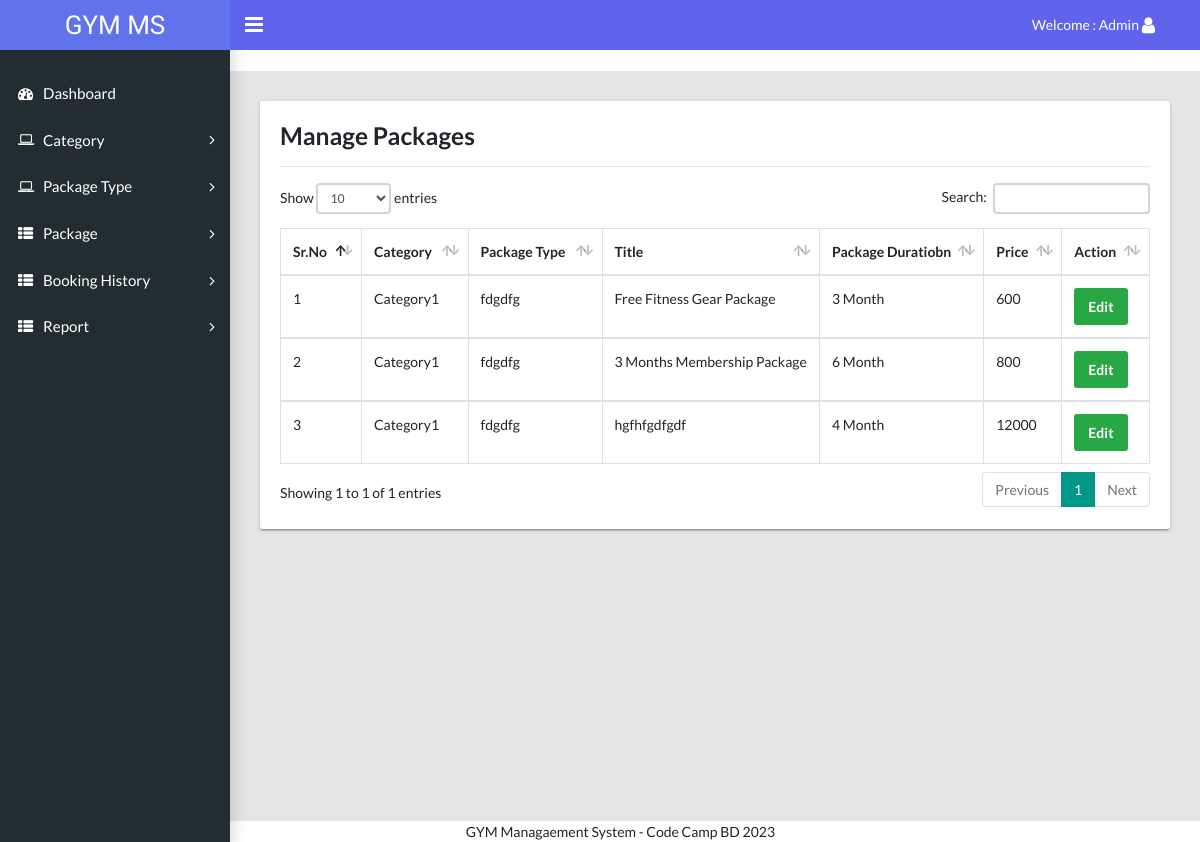
Page /admin/manage-post.php (signed in) on the committed database.
### tables this page shows
CREATE TABLE `tbladdpackage` (
  `id` int(11) NOT NULL,
  `category` varchar(45) DEFAULT NULL,
  `titlename` varchar(450) DEFAULT NULL,
  `PackageType` varchar(45) DEFAULT NULL,
  `PackageDuratiobn` varchar(45) DEFAULT NULL,
  `Price` varchar(45) DEFAULT NULL,
  `uploadphoto` varchar(450) DEFAULT NULL,
  `Description` varchar(450) DEFAULT NULL,
  `create_date` timestamp NULL DEFAULT current_timestamp()
);

CREATE TABLE `tblcategory` (
  `id` int(11) NOT NULL,
  `category_name` varchar(45) DEFAULT NULL,
  `status` varchar(45) DEFAULT '0'
);

CREATE TABLE `tblpackage` (
  `id` int(11) NOT NULL,
  `cate_id` varchar(45) DEFAULT NULL,
  `PackageName` varchar(45) DEFAULT NULL
);

### admin/manage-post.php (the view, shortened to what this page needs)
<?php session_start();
if (strlen($_SESSION['adminid']==0)) {
  header('location:logout.php');
  } else{
?>
<!DOCTYPE html>
<html lang="en">
  <head>
    <link rel="stylesheet" type="text/css" href="css/main.css">
    <link rel="stylesheet" type="text/css" href="https://maxcdn.bootstrapcdn.com/font-awesome/4.7.0/css/font-awesome.min.css">
  </head>
  <body class="app sidebar-mini rtl">
 <?php include 'include/header.php'; ?>
     <?php include 'include/sidebar.php'; ?>
      <marquee onMouseOver="this.stop()" style="color: #e92f33;" onMouseOut="this.start()"> <a target="_blank" href="https://www.youtube.com/@codecampbdofficial"></a> </marquee>
    <main class="app-content">
      <div class="row">
        <div class="col-md-12">
          <div class="tile">
            <div class="tile-body">
               <h3>Manage Packages</h3>
              <hr />
              <table class="table table-hover table-bordered" id="sampleTable">
                <thead>
                  <tr>
                    <th>Sr.No</th>
                    <th>Category</th>
                    <th>Package Type</th>
                    <th>Title</th>
                    <th>Package Duratiobn</th>
                    <th>Price</th>
                    <th>Action</th>
                  </tr>
                </thead>
                   <?php
                   include  'include/config.php';
                  $sql="SELECT t1.id as packageid,t2.*,t3.*,t1.* FROM tbladdpackage as t1
                    join tblcategory as t2
                    on t1.category=t2.id
                    join tblpackage as t3
                    on t1.PackageType=t3.id";
                  $query= $dbh->prepare($sql);
                  $query-> execute();
                  $results = $query -> fetchAll(PDO::FETCH_OBJ);
                  $cnt=1;
                  if($query -> rowCount() > 0)
                  {
                  foreach($results as $result)
                  {
                  ?>
                <tbody>
                  <tr>
                    <td><?php echo($cnt);?></td>
                    <td><?php echo htmlentities($result->category_name);?></td>
                  <td><?php echo htmlentities($result->PackageName);?></td>
                  <td><?php echo htmlentities($result->titlename);?></td>
                  <td><?php echo htmlentities($result->PackageDuratiobn);?></td>
                  <td><?php echo htmlentities($result->Price);?></td>
                  <td>
                   <a href="edit-post.php?pid=<?php echo htmlentities($result->packageid);?>"><span class="btn btn-success">Edit</span></td>
                  </tr>
                </tbody>
                 <?php  $cnt=$cnt+1; } } ?>
              </table>
            </div>
          </div>
        </div>
      </div>
    </main>
    <?php include_once 'include/footer.php' ?>
  </body>
</html>
<?php } ?>

### rows in the picture
tbladdpackage: tblcategory.category_name "Category1", tblpackage.PackageName "fdgdfg", titlename "Free Fitness Gear Package", PackageDuratiobn "3 Month", Price "600"
tbladdpackage: tblcategory.category_name "Category1", tblpackage.PackageName "fdgdfg", titlename "3 Months Membership Package", PackageDuratiobn "6 Month", Price "800"
tbladdpackage: tblcategory.category_name "Category1", tblpackage.PackageName "fdgdfg", titlename "hgfhfgdfgdf", PackageDuratiobn "4 Month", Price "12000"
